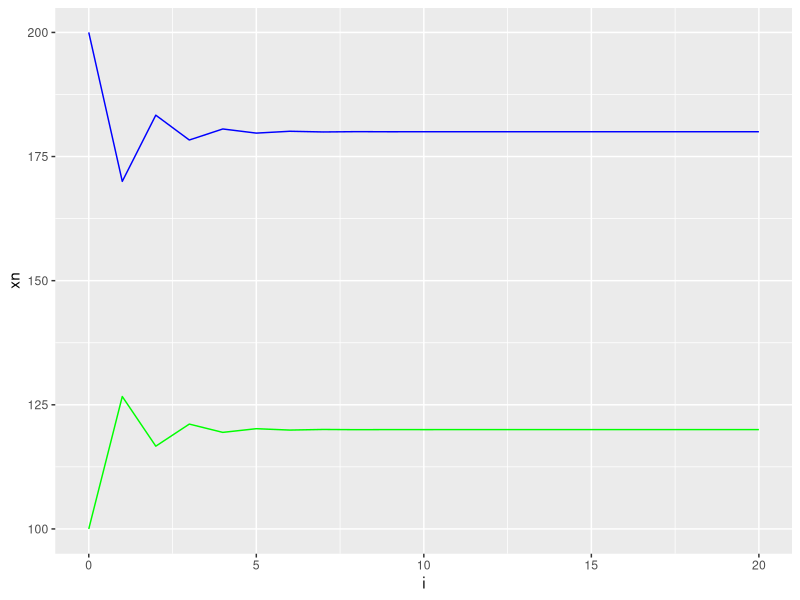
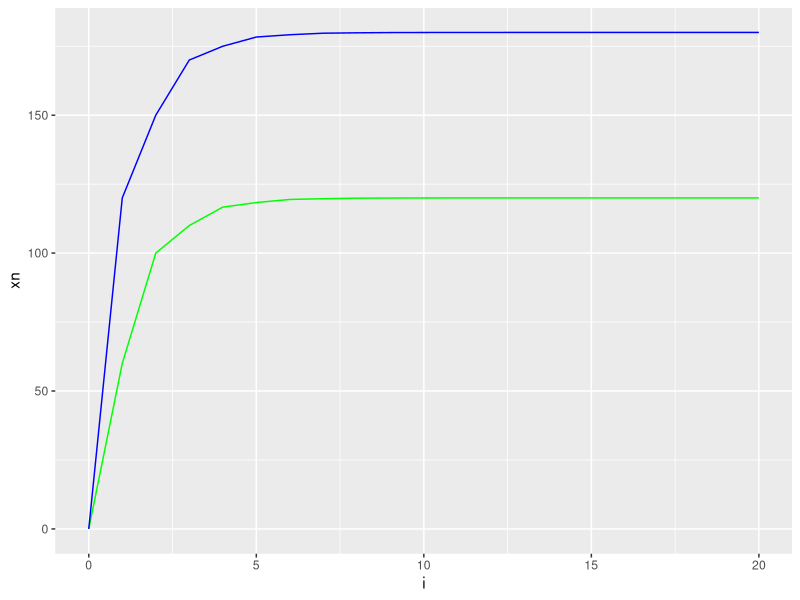
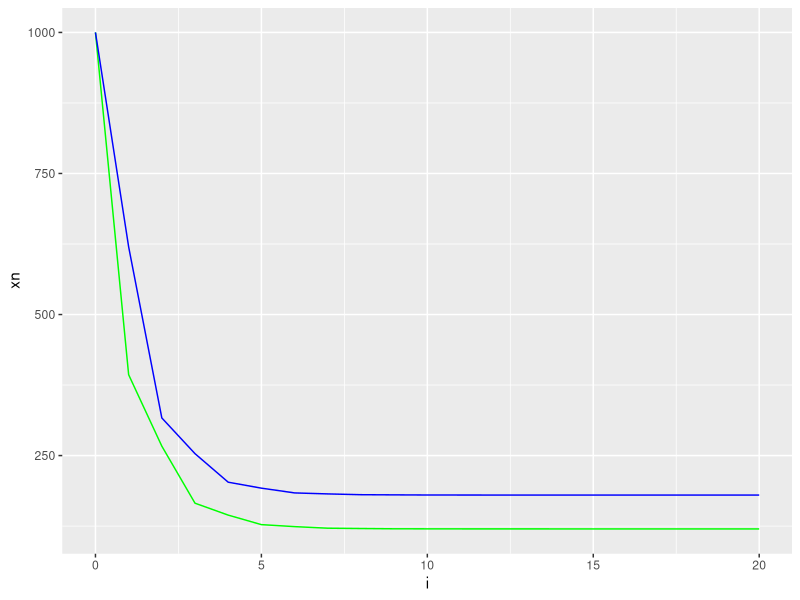
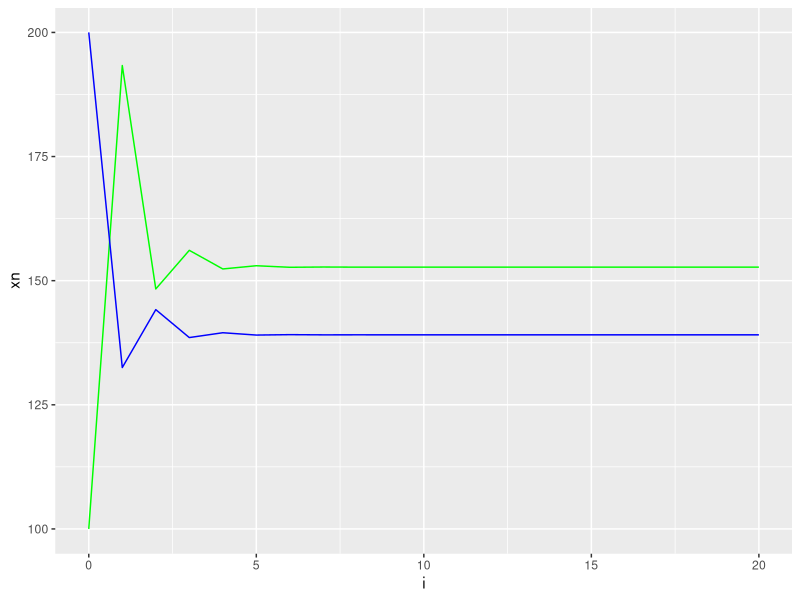
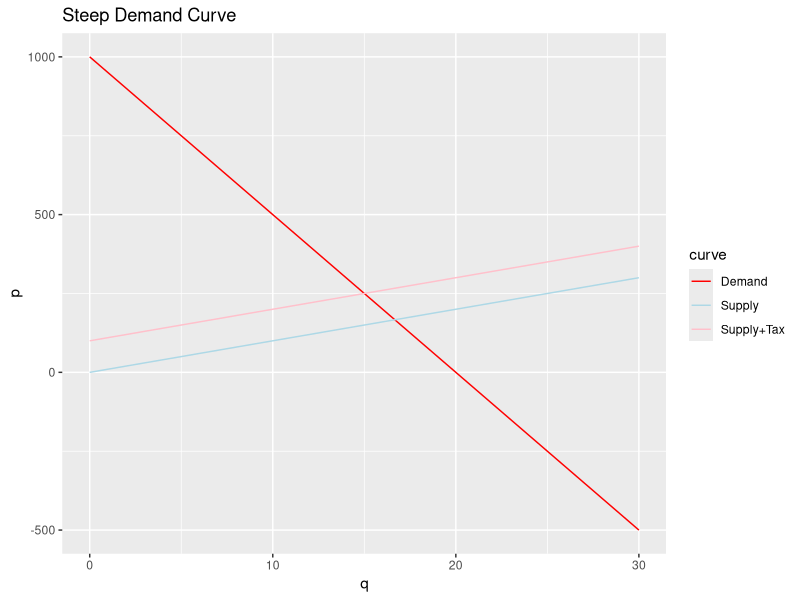
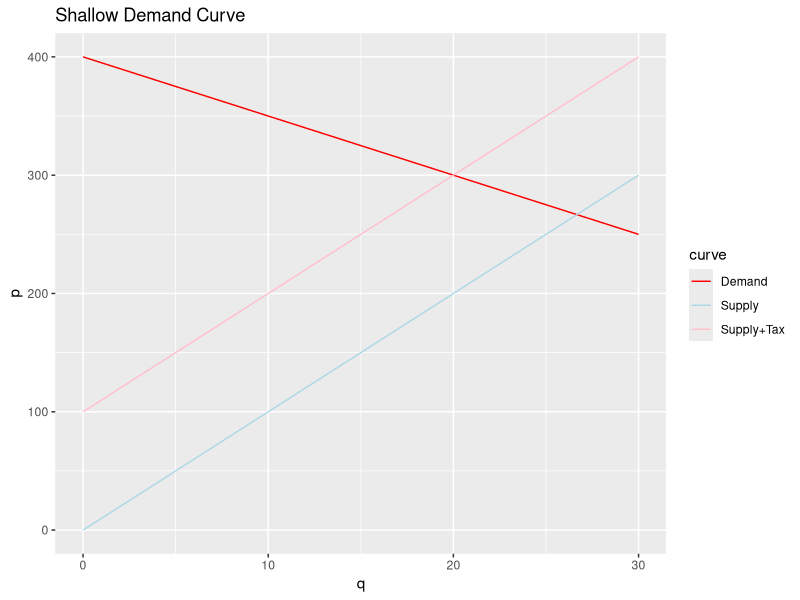
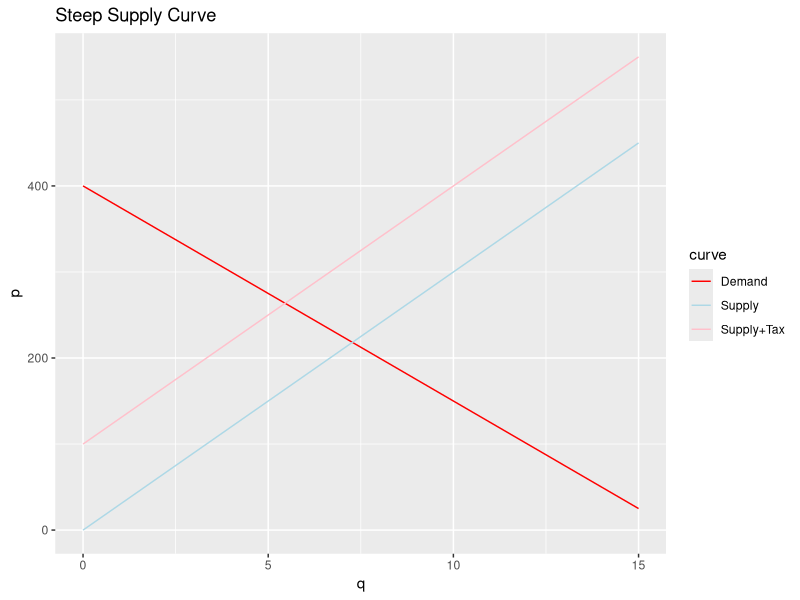
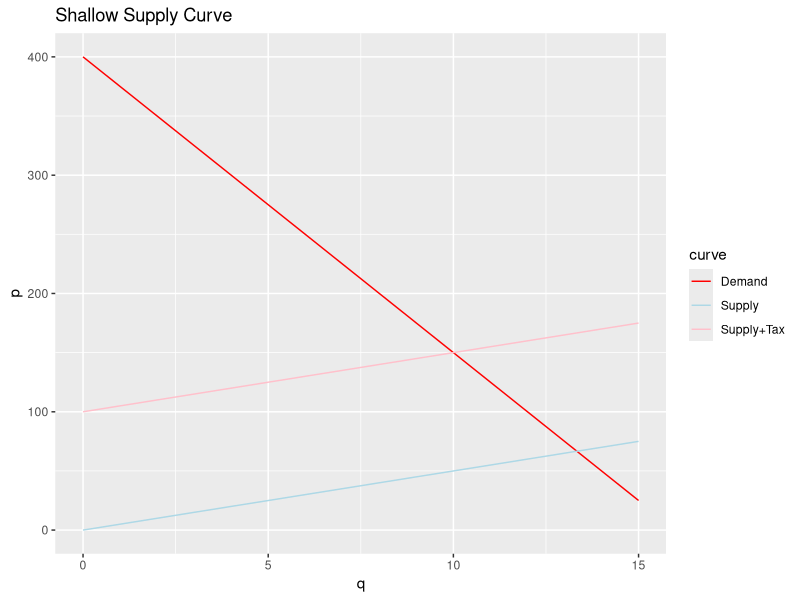

Write the R code that produced these figures, in order.
## ---- chunk 1

library(ggplot2)
model <- function(x.naught, y.naught)
{
  xn <- x.naught
  yn <- y.naught
  model.results <- data.frame(i=0,xn=c(xn), yn=c(yn))
  for(i in 1:20)
  {
    yn1 <- 120 + (1/2 * xn)
    xn1 <- 60 + (1/3 * yn)
    
    xn <- xn1
    yn <- yn1
    
    model.results <- rbind(model.results, cbind(i=i, xn=xn, yn=yn))
  }
  
  return (model.results)
}

nuke.race<- model(100, 200)

g1 <- ggplot(data=nuke.race) + geom_line(aes(x=i, y=xn), colour="green") + 
  geom_line(aes(x=i, y=yn), colour="blue")

g1
## ---- chunk 2
nuke.race<- model(0, 0)

g1 <- ggplot(data=nuke.race) + geom_line(aes(x=i, y=xn), colour="green") + 
  geom_line(aes(x=i, y=yn), colour="blue")

g1

nuke.race<- model(1000, 1000)

g1 <- ggplot(data=nuke.race) + geom_line(aes(x=i, y=xn), colour="green") + 
  geom_line(aes(x=i, y=yn), colour="blue")

g1

## ---- chunk 3
model <- function(x.naught, y.naught)
{
  xn <- x.naught
  yn <- y.naught
  model.results <- data.frame(i=0,xn=c(xn), yn=c(yn))
  for(i in 1:20)
  {
    yn1 <- 120 + (1/8 * xn)
    xn1 <- 60 + (2/3 * yn)
    
    xn <- xn1
    yn <- yn1
    
    model.results <- rbind(model.results, cbind(i=i, xn=xn, yn=yn))
  }
  
  return (model.results)
}
# Run the model and get the resulting cycle data
nuke.race<- model(100, 200)

g1 <- ggplot(data=nuke.race) + geom_line(aes(x=i, y=xn), colour="green") + 
  geom_line(aes(x=i, y=yn), colour="blue")

g1

## ---- chunk 4
demandCurve <- function(q, m, b)
{
  p <- b + q * (- m )
  return(p)
}
supplyCurve <- function(q, m)
{
  p <-  0 + q * (m)
  return(p)
}

q <- seq(0, 30)
tax <- 100
dfCurves <- data.frame(q=q, p=supplyCurve(q, 10), curve=rep("Supply", length(q)))
dfCurves <- rbind(dfCurves, data.frame(q=q, p=demandCurve(q, 50, 1000), curve=rep("Demand", length(q))))
dfCurves <- rbind(dfCurves, data.frame(q=q, p=supplyCurve(q, 10) + tax, curve=rep("Supply+Tax", length(q))))
cbPalette <- c("red", "lightblue", "pink")

## ---- chunk 5


f1 <- ggplot(data=dfCurves) + 
  geom_line(aes(x=q, y=p, color=curve)) + 
  scale_colour_manual(values=cbPalette) + 
  labs(title="Steep Demand Curve") 
f1
## ---- chunk 6
q <- seq(0, 30)
tax <- 100
dfCurves <- data.frame(q=q, p=supplyCurve(q, 10), curve=rep("Supply", length(q)))
dfCurves <- rbind(dfCurves, data.frame(q=q, p=demandCurve(q, 5, 400), curve=rep("Demand", length(q))))
dfCurves <- rbind(dfCurves, data.frame(q=q, p=supplyCurve(q, 10) + tax, curve=rep("Supply+Tax", length(q))))

g1 <- ggplot(data=dfCurves) + 
  geom_line(aes(x=q, y=p, color=curve)) + 
  scale_colour_manual(values=cbPalette) + 
  labs(title="Shallow Demand Curve") 
g1

## ---- chunk 7
q <- seq(0, 15)
tax <- 100
sm <- 30
dfCurves <- data.frame(q=q, p=supplyCurve(q, sm), curve=rep("Supply", length(q)))
dfCurves <- rbind(dfCurves, data.frame(q=q, p=demandCurve(q, 25, 400), curve=rep("Demand", length(q))))
dfCurves <- rbind(dfCurves, data.frame(q=q, p=supplyCurve(q, sm) + tax, curve=rep("Supply+Tax", length(q))))
## ---- chunk 8
g1 <- ggplot(data=dfCurves) + 
  geom_line(aes(x=q, y=p, color=curve)) + 
  scale_colour_manual(values=cbPalette) + 
  labs(title="Steep Supply Curve") 
g1
## ---- chunk 9
q <- seq(0, 15)
tax <- 100
sm <- 5
dfCurves <- data.frame(q=q, p=supplyCurve(q, sm), curve=rep("Supply", length(q)))
dfCurves <- rbind(dfCurves, data.frame(q=q, p=demandCurve(q, 25, 400), curve=rep("Demand", length(q))))
dfCurves <- rbind(dfCurves, data.frame(q=q, p=supplyCurve(q, sm) + tax, curve=rep("Supply+Tax", length(q))))
## ---- chunk 10
g1 <- ggplot(data=dfCurves) + 
  geom_line(aes(x=q, y=p, color=curve)) + 
  scale_colour_manual(values=cbPalette) + 
  labs(title="Shallow Supply Curve") 
g1
